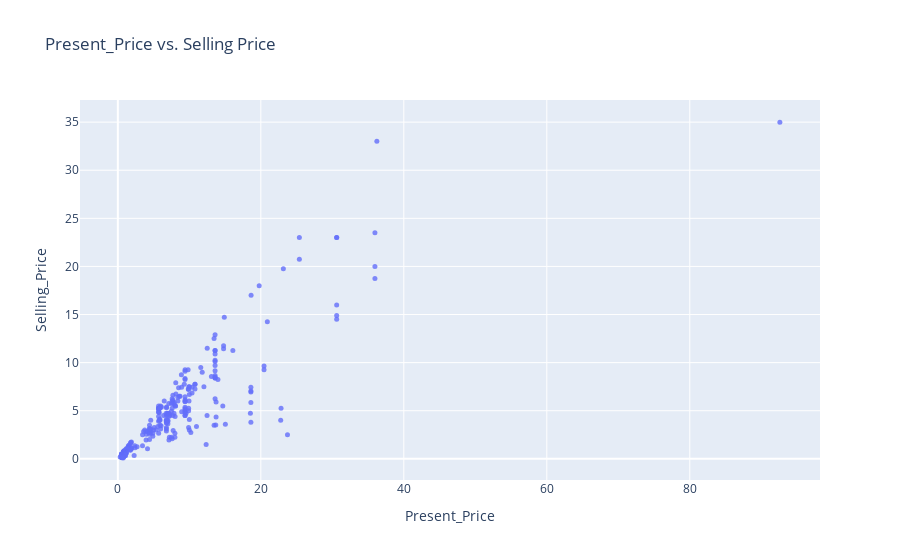

Notebook code cell kept with this figure:
### Markdown cell above
Selling_Price ve Present_Price'ın ilişkili olup olmadığını görelim.

### Code cell
fig = px.scatter(car_data, 
                 x='Present_Price',
                 y='Selling_Price', 
                 opacity=0.8, 
                 title='Present_Price vs. Selling Price')
fig.update_traces(marker_size=5)
fig.show()

### Figure 1 — Plotly figure (JSON) as saved in the notebook; plotly's stock layout.template omitted (floating-point values rounded to 4 significant figures; data arrays with more than 128 entries replaced by an {"elided": "..."} marker saying what was removed)
{"data": [{"hovertemplate": "Present_Price=%{x}<br>Selling_Price=%{y}<extra></extra>", "legendgroup": "", "marker": {"color": "#636efa", "opacity": 0.8, "size": 5, "symbol": "circle"}, "mode": "markers", "name": "", "orientation": "v", "showlegend": false, "type": "scatter", "x": {"elided": "301 float values"}, "xaxis": "x", "y": {"elided": "301 float values"}, "yaxis": "y"}], "layout": {"legend": {"tracegroupgap": 0}, "title": {"text": "Present_Price vs. Selling Price"}, "xaxis": {"anchor": "y", "domain": [0, 1], "title": {"text": "Present_Price"}}, "yaxis": {"anchor": "x", "domain": [0, 1], "title": {"text": "Selling_Price"}}}}
